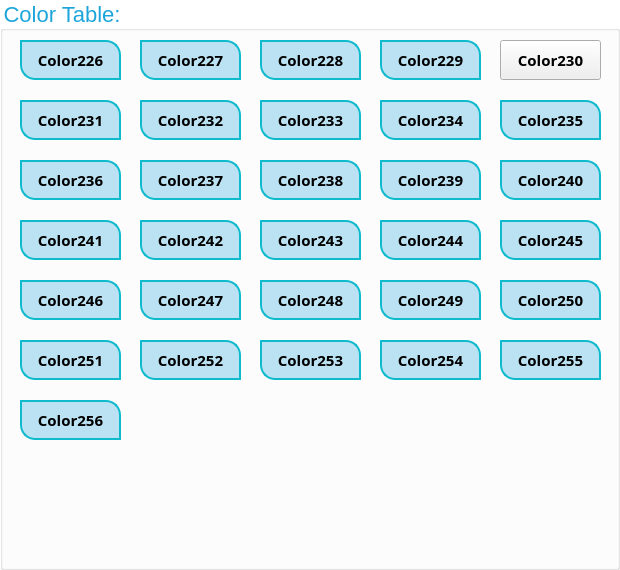
  <widget class="QGroupBox" name="groupBox_6">
   <property name="geometry">
    <rect>
     <x>700</x>
     <y>70</y>
     <width>620</width>
     <height>570</height>
    </rect>
   </property>
   <property name="styleSheet">
    <string notr="true">QGroupBox{
font-size:22px;
color:rgb(29, 165, 219);
background:transparent;
}</string>
   </property>
   <property name="title">
    <string>Color Table:</string>
   </property>
   <widget class="QPushButton" name="pushButtonColor229">
    <property name="geometry">
     <rect>
      <x>380</x>
      <y>40</y>
      <width>101</width>
      <height>40</height>
     </rect>
    </property>
    <property name="font">
     <font>
      <family>Agency FB</family>
      <pointsize>11</pointsize>
      <weight>75</weight>
      <bold>true</bold>
     </font>
    </property>
    <property name="styleSheet">
     <string notr="true">QPushButton{
border:2px solid #0fbacd;
border-top-right-radius: 15px;
border-bottom-left-radius: 15px;
color:rgb(213	,120, 	26);
ont-size:22px;
background:rgba(29, 165, 219, 0.3);
}</string>
    </property>
    <property name="text">
     <string>Color229</string>
    </property>
   </widget>
   <widget class="QPushButton" name="pushButtonColor248">
    <property name="geometry">
     <rect>
      <x>260</x>
      <y>280</y>
      <width>101</width>
      <height>40</height>
     </rect>
    </property>
    <property name="font">
     <font>
      <family>Agency FB</family>
      <pointsize>11</pointsize>
      <weight>75</weight>
      <bold>true</bold>
     </font>
    </property>
    <property name="styleSheet">
     <string notr="true">QPushButton{
border:2px solid #0fbacd;
border-top-right-radius: 15px;
border-bottom-left-radius: 15px;
color:rgb(11	,220, 	51);
ont-size:22px;
background:rgba(29, 165, 219, 0.3);
}</string>
    </property>
    <property name="text">
     <string>Color248</string>
    </property>
   </widget>
   <widget class="QPushButton" name="pushButtonColor256">
    <property name="geometry">
     <rect>
      <x>20</x>
      <y>400</y>
      <width>101</width>
      <height>40</height>
     </rect>
    </property>
    <property name="font">
     <font>
      <family>Agency FB</family>
      <pointsize>11</pointsize>
      <weight>75</weight>
      <bold>true</bold>
     </font>
    </property>
    <property name="styleSheet">
     <string notr="true">QPushButton{
border:2px solid #0fbacd;
border-top-right-radius: 15px;
border-bottom-left-radius: 15px;
color:rgb(83	,164, 	20);
ont-size:22px;
background:rgba(29, 165, 219, 0.3);
}</string>
    </property>
    <property name="text">
     <string>Color256</string>
    </property>
   </widget>
   <widget class="QPushButton" name="pushButtonColor226">
    <property name="geometry">
     <rect>
      <x>20</x>
      <y>40</y>
      <width>101</width>
      <height>40</height>
     </rect>
    </property>
    <property name="font">
     <font>
      <family>Agency FB</family>
      <pointsize>11</pointsize>
      <weight>75</weight>
      <bold>true</bold>
     </font>
    </property>
    <property name="styleSheet">
     <string notr="true">QPushButton{
border:2px solid #0fbacd;
border-top-right-radius: 15px;
border-bottom-left-radius: 15px;
color:rgb(247	,129, 	32);
ont-size:22px;
background:rgba(29, 165, 219, 0.3);
}</string>
    </property>
    <property name="text">
     <string>Color226</string>
    </property>
   </widget>
   <widget class="QPushButton" name="pushButtonColor234">
    <property name="geometry">
     <rect>
      <x>380</x>
      <y>100</y>
      <width>101</width>
      <height>40</height>
     </rect>
    </property>
    <property name="font">
     <font>
      <family>Agency FB</family>
      <pointsize>11</pointsize>
      <weight>75</weight>
      <bold>true</bold>
     </font>
    </property>
    <property name="styleSheet">
     <string notr="true">QPushButton{
border:2px solid #0fbacd;
border-top-right-radius: 15px;
border-bottom-left-radius: 15px;
color:rgb(128	,196, 	40);
ont-size:22px;
background:rgba(29, 165, 219, 0.3);
}</string>
    </property>
    <property name="text">
     <string>Color234</string>
    </property>
   </widget>
   <widget class="QPushButton" name="pushButtonColor244">
    <property name="geometry">
     <rect>
      <x>380</x>
      <y>220</y>
      <width>101</width>
      <height>40</height>
     </rect>
    </property>
    <property name="font">
     <font>
      <family>Agency FB</family>
      <pointsize>11</pointsize>
      <weight>75</weight>
      <bold>true</bold>
     </font>
    </property>
    <property name="styleSheet">
     <string notr="true">QPushButton{
border:2px solid #0fbacd;
border-top-right-radius: 15px;
border-bottom-left-radius: 15px;
color:rgb(47	,248, 	143);
ont-size:22px;
background:rgba(29, 165, 219, 0.3);
}</string>
    </property>
    <property name="text">
     <string>Color244</string>
    </property>
   </widget>
   <widget class="QPushButton" name="pushButtonColor243">
    <property name="geometry">
     <rect>
      <x>260</x>
      <y>220</y>
      <width>101</width>
      <height>40</height>
     </rect>
    </property>
    <property name="font">
     <font>
      <family>Agency FB</family>
      <pointsize>11</pointsize>
      <weight>75</weight>
      <bold>true</bold>
     </font>
    </property>
    <property name="styleSheet">
     <string notr="true">QPushButton{
border:2px solid #0fbacd;
border-top-right-radius: 15px;
border-bottom-left-radius: 15px;
color:rgb(56	,255, 	166);
ont-size:22px;
background:rgba(29, 165, 219, 0.3);
}</string>
    </property>
    <property name="text">
     <string>Color243</string>
    </property>
   </widget>
   <widget class="QPushButton" name="pushButtonColor255">
    <property name="geometry">
     <rect>
      <x>500</x>
      <y>340</y>
      <width>101</width>
      <height>40</height>
     </rect>
    </property>
    <property name="font">
     <font>
      <family>Agency FB</family>
      <pointsize>11</pointsize>
      <weight>75</weight>
      <bold>true</bold>
     </font>
    </property>
    <property name="styleSheet">
     <string notr="true">QPushButton{
border:2px solid #0fbacd;
border-top-right-radius: 15px;
border-bottom-left-radius: 15px;
color:rgb(75	,171, 	20);
ont-size:22px;
background:rgba(29, 165, 219, 0.3);
}</string>
    </property>
    <property name="text">
     <string>Color255</string>
    </property>
   </widget>
   <widget class="QPushButton" name="pushButtonColor240">
    <property name="geometry">
     <rect>
      <x>500</x>
      <y>160</y>
      <width>101</width>
      <height>40</height>
     </rect>
    </property>
    <property name="font">
     <font>
      <family>Agency FB</family>
      <pointsize>11</pointsize>
      <weight>75</weight>
      <bold>true</bold>
     </font>
    </property>
    <property name="styleSheet">
     <string notr="true">QPushButton{
border:2px solid #0fbacd;
border-top-right-radius: 15px;
border-bottom-left-radius: 15px;
color:rgb(56	,255, 	112 );
ont-size:22px;
background:rgba(29, 165, 219, 0.3);
}</string>
    </property>
    <property name="text">
     <string>Color240</string>
    </property>
   </widget>
   <widget class="QPushButton" name="pushButtonColor233">
    <property name="geometry">
     <rect>
      <x>260</x>
      <y>100</y>
      <width>101</width>
      <height>40</height>
     </rect>
    </property>
    <property name="font">
     <font>
      <family>Agency FB</family>
      <pointsize>11</pointsize>
      <weight>75</weight>
      <bold>true</bold>
     </font>
    </property>
    <property name="styleSheet">
     <string notr="true">QPushButton{
border:2px solid #0fbacd;
border-top-right-radius: 15px;
border-bottom-left-radius: 15px;
color:rgb(145	,177, 	40);
ont-size:22px;
background:rgba(29, 165, 219, 0.3);
}</string>
    </property>
    <property name="text">
     <string>Color233</string>
    </property>
   </widget>
   <widget class="QPushButton" name="pushButtonColor232">
    <property name="geometry">
     <rect>
      <x>140</x>
      <y>100</y>
      <width>101</width>
      <height>40</height>
     </rect>
    </property>
    <property name="font">
     <font>
      <family>Agency FB</family>
      <pointsize>11</pointsize>
      <weight>75</weight>
      <bold>true</bold>
     </font>
    </property>
    <property name="styleSheet">
     <string notr="true">QPushButton{
border:2px solid #0fbacd;
border-top-right-radius: 15px;
border-bottom-left-radius: 15px;
color:rgb(162	,158, 	44);
ont-size:22px;
background:rgba(29, 165, 219, 0.3);
}</string>
    </property>
    <property name="text">
     <string>Color232</string>
    </property>
   </widget>
   <widget class="QPushButton" name="pushButtonColor228">
    <property name="geometry">
     <rect>
      <x>260</x>
      <y>40</y>
      <width>101</width>
      <height>40</height>
     </rect>
    </property>
    <property name="font">
     <font>
      <family>Agency FB</family>
      <pointsize>11</pointsize>
      <weight>75</weight>
      <bold>true</bold>
     </font>
    </property>
    <property name="styleSheet">
     <string notr="true">QPushButton{
border:2px solid #0fbacd;
border-top-right-radius: 15px;
border-bottom-left-radius: 15px;
color:rgb(230	,120, 	26);
ont-size:22px;
background:rgba(29, 165, 219, 0.3);
}</string>
    </property>
    <property name="text">
     <string>Color228</string>
    </property>
   </widget>
   <widget class="QPushButton" name="pushButtonColor237">
    <property name="geometry">
     <rect>
      <x>140</x>
      <y>160</y>
      <width>101</width>
      <height>40</height>
     </rect>
    </property>
    <property name="font">
     <font>
      <family>Agency FB</family>
      <pointsize>11</pointsize>
      <weight>75</weight>
      <bold>true</bold>
     </font>
    </property>
    <property name="styleSheet">
     <string notr="true">QPushButton{
border:2px solid #0fbacd;
border-top-right-radius: 15px;
border-bottom-left-radius: 15px;
color:rgb(89	,255, 	58);
ont-size:22px;
background:rgba(29, 165, 219, 0.3);
}</string>
    </property>
    <property name="text">
     <string>Color237</string>
    </property>
   </widget>
   <widget class="QPushButton" name="pushButtonColor245">
    <property name="geometry">
     <rect>
      <x>500</x>
      <y>220</y>
      <width>101</width>
      <height>40</height>
     </rect>
    </property>
    <property name="font">
     <font>
      <family>Agency FB</family>
      <pointsize>11</pointsize>
      <weight>75</weight>
      <bold>true</bold>
     </font>
    </property>
    <property name="styleSheet">
     <string notr="true">QPushButton{
border:2px solid #0fbacd;
border-top-right-radius: 15px;
border-bottom-left-radius: 15px;
color:rgb(38	,241, 	120);
ont-size:22px;
background:rgba(29, 165, 219, 0.3);
}</string>
    </property>
    <property name="text">
     <string>Color245</string>
    </property>
   </widget>
   <widget class="QPushButton" name="pushButtonColor239">
    <property name="geometry">
     <rect>
      <x>380</x>
      <y>160</y>
      <width>101</width>
      <height>40</height>
     </rect>
    </property>
    <property name="font">
     <font>
      <family>Agency FB</family>
      <pointsize>11</pointsize>
      <weight>75</weight>
      <bold>true</bold>
     </font>
    </property>
    <property name="styleSheet">
     <string notr="true">QPushButton{
border:2px solid #0fbacd;
border-top-right-radius: 15px;
border-bottom-left-radius: 15px;
color:rgb(67	,255, 	94);
ont-size:22px;
background:rgba(29, 165, 219, 0.3);
}</string>
    </property>
    <property name="text">
     <string>Color239</string>
    </property>
   </widget>
   <widget class="QPushButton" name="pushButtonColor242">
    <property name="geometry">
     <rect>
      <x>140</x>
      <y>220</y>
      <width>101</width>
      <height>40</height>
     </rect>
    </property>
    <property name="font">
     <font>
      <family>Agency FB</family>
      <pointsize>11</pointsize>
      <weight>75</weight>
      <bold>true</bold>
     </font>
    </property>
    <property name="styleSheet">
     <string notr="true">QPushButton{
border:2px solid #0fbacd;
border-top-right-radius: 15px;
border-bottom-left-radius: 15px;
color:rgb(56	,255, 	148);
ont-size:22px;
background:rgba(29, 165, 219, 0.3);
}</string>
    </property>
    <property name="text">
     <string>Color242</string>
    </property>
   </widget>
   <widget class="QPushButton" name="pushButtonColor230">
    <property name="geometry">
     <rect>
      <x>500</x>
      <y>40</y>
      <width>101</width>
      <height>40</height>
     </rect>
    </property>
    <property name="font">
     <font>
      <family>Agency FB</family>
      <pointsize>11</pointsize>
      <weight>75</weight>
      <bold>true</bold>
     </font>
    </property>
    <property name="styleSheet">
     <string notr="true">QPushButton{
border:2px solid #0fbacd;
border-top-right-radius: 15px;
border-bottom-left-radius: 15px;
color:rgb(196	,120, 	32);
ont-size:22px;
background:rgba(29, 165, 219, 0.3);
}163	,142, 	18</string>
    </property>
    <property name="text">
     <string>Color230</string>
    </property>
   </widget>
   <widget class="QPushButton" name="pushButtonColor241">
    <property name="geometry">
     <rect>
      <x>20</x>
      <y>220</y>
      <width>101</width>
      <height>40</height>
     </rect>
    </property>
    <property name="font">
     <font>
      <family>Agency FB</family>
      <pointsize>11</pointsize>
      <weight>75</weight>
      <bold>true</bold>
     </font>
    </property>
    <property name="styleSheet">
     <string notr="true">QPushButton{
border:2px solid #0fbacd;
border-top-right-radius: 15px;
border-bottom-left-radius: 15px;
color:rgb(56	,255, 	130);
ont-size:22px;
background:rgba(29, 165, 219, 0.3);
}</string>
    </property>
    <property name="text">
     <string>Color241</string>
    </property>
   </widget>
   <widget class="QPushButton" name="pushButtonColor231">
    <property name="geometry">
     <rect>
      <x>20</x>
      <y>100</y>
      <width>101</width>
      <height>40</height>
     </rect>
    </property>
    <property name="font">
     <font>
      <family>Agency FB</family>
      <pointsize>11</pointsize>
      <weight>75</weight>
      <bold>true</bold>
     </font>
    </property>
    <property name="styleSheet">
     <string notr="true">QPushButton{
border:2px solid #0fbacd;
border-top-right-radius: 15px;
border-bottom-left-radius: 15px;
color:rgb(179	,139, 	38);
ont-size:22px;
background:rgba(29, 165, 219, 0.3);
}</string>
    </property>
    <property name="text">
     <string>Color231</string>
    </property>
   </widget>
   <widget class="QPushButton" name="pushButtonColor238">
    <property name="geometry">
     <rect>
      <x>260</x>
      <y>160</y>
      <width>101</width>
      <height>40</height>
     </rect>
    </property>
    <property name="font">
     <font>
      <family>Agency FB</family>
      <pointsize>11</pointsize>
      <weight>75</weight>
      <bold>true</bold>
     </font>
    </property>
    <property name="styleSheet">
     <string notr="true">QPushButton{
border:2px solid #0fbacd;
border-top-right-radius: 15px;
border-bottom-left-radius: 15px;
color:rgb(78	,255, 	76);
ont-size:22px;
background:rgba(29, 165, 219, 0.3);
}</string>
    </property>
    <property name="text">
     <string>Color238</string>
    </property>
   </widget>
   <widget class="QPushButton" name="pushButtonColor249">
    <property name="geometry">
     <rect>
      <x>380</x>
      <y>280</y>
      <width>101</width>
      <height>40</height>
     </rect>
    </property>
    <property name="font">
     <font>
      <family>Agency FB</family>
      <pointsize>11</pointsize>
      <weight>75</weight>
      <bold>true</bold>
     </font>
    </property>
    <property name="styleSheet">
     <string notr="true">QPushButton{
border:2px solid #0fbacd;
border-top-right-radius: 15px;
border-bottom-left-radius: 15px;
color:rgb(23	,213, 	28);
ont-size:22px;
background:rgba(29, 165, 219, 0.3);
}</string>
    </property>
    <property name="text">
     <string>Color249</string>
    </property>
   </widget>
   <widget class="QPushButton" name="pushButtonColor227">
    <property name="geometry">
     <rect>
      <x>140</x>
      <y>40</y>
      <width>101</width>
      <height>40</height>
     </rect>
    </property>
    <property name="font">
     <font>
      <family>Agency FB</family>
      <pointsize>11</pointsize>
      <weight>75</weight>
      <bold>true</bold>
     </font>
    </property>
    <property name="styleSheet">
     <string notr="true">QPushButton{
border:2px solid #0fbacd;
border-top-right-radius: 15px;
border-bottom-left-radius: 15px;
color:rgb(247	,120, 	26);
ont-size:22px;
background:rgba(29, 165, 219, 0.3);
}</string>
    </property>
    <property name="text">
     <string>Color227</string>
    </property>
   </widget>
   <widget class="QPushButton" name="pushButtonColor250">
    <property name="geometry">
     <rect>
      <x>500</x>
      <y>280</y>
      <width>101</width>
      <height>40</height>
     </rect>
    </property>
    <property name="font">
     <font>
      <family>Agency FB</family>
      <pointsize>11</pointsize>
      <weight>75</weight>
      <bold>true</bold>
     </font>
    </property>
    <property name="styleSheet">
     <string notr="true">QPushButton{
border:2px solid #0fbacd;
border-top-right-radius: 15px;
border-bottom-left-radius: 15px;
color:rgb(35	,206, 	20);
ont-size:22px;
background:rgba(29, 165, 219, 0.3);
}</string>
    </property>
    <property name="text">
     <string>Color250</string>
    </property>
   </widget>
   <widget class="QPushButton" name="pushButtonColor236">
    <property name="geometry">
     <rect>
      <x>20</x>
      <y>160</y>
      <width>101</width>
      <height>40</height>
     </rect>
    </property>
    <property name="font">
     <font>
      <family>Agency FB</family>
      <pointsize>11</pointsize>
      <weight>75</weight>
      <bold>true</bold>
     </font>
    </property>
    <property name="styleSheet">
     <string notr="true">QPushButton{
border:2px solid #0fbacd;
border-top-right-radius: 15px;
border-bottom-left-radius: 15px;
color:rgb(100	,252, 	40);
ont-size:22px;
background:rgba(29, 165, 219, 0.3);
}</string>
    </property>
    <property name="text">
     <string>Color236</string>
    </property>
   </widget>
   <widget class="QPushButton" name="pushButtonColor252">
    <property name="geometry">
     <rect>
      <x>140</x>
      <y>340</y>
      <width>101</width>
      <height>40</height>
     </rect>
    </property>
    <property name="font">
     <font>
      <family>Agency FB</family>
      <pointsize>11</pointsize>
      <weight>75</weight>
      <bold>true</bold>
     </font>
    </property>
    <property name="styleSheet">
     <string notr="true">QPushButton{
border:2px solid #0fbacd;
border-top-right-radius: 15px;
border-bottom-left-radius: 15px;
color:rgb(51	,192, 	13);
ont-size:22px;
background:rgba(29, 165, 219, 0.3);
}</string>
    </property>
    <property name="text">
     <string>Color252</string>
    </property>
   </widget>
   <widget class="QPushButton" name="pushButtonColor246">
    <property name="geometry">
     <rect>
      <x>20</x>
      <y>280</y>
      <width>101</width>
      <height>40</height>
     </rect>
    </property>
    <property name="font">
     <font>
      <family>Agency FB</family>
      <pointsize>11</pointsize>
      <weight>75</weight>
      <bold>true</bold>
     </font>
    </property>
    <property name="styleSheet">
     <string notr="true">QPushButton{
border:2px solid #0fbacd;
border-top-right-radius: 15px;
border-bottom-left-radius: 15px;
color:rgb(29	,234, 	97);
ont-size:22px;
background:rgba(29, 165, 219, 0.3);
}</string>
    </property>
    <property name="text">
     <string>Color246</string>
    </property>
   </widget>
   <widget class="QPushButton" name="pushButtonColor251">
    <property name="geometry">
     <rect>
      <x>20</x>
      <y>340</y>
      <width>101</width>
      <height>40</height>
     </rect>
    </property>
    <property name="font">
     <font>
      <family>Agency FB</family>
      <pointsize>11</pointsize>
      <weight>75</weight>
      <bold>true</bold>
     </font>
    </property>
    <property name="styleSheet">
     <string notr="true">QPushButton{
border:2px solid #0fbacd;
border-top-right-radius: 15px;
border-bottom-left-radius: 15px;
color:rgb(47	,199, 	16);
ont-size:22px;
background:rgba(29, 165, 219, 0.3);
}</string>
    </property>
    <property name="text">
     <string>Color251</string>
    </property>
   </widget>
   <widget class="QPushButton" name="pushButtonColor254">
    <property name="geometry">
     <rect>
      <x>380</x>
      <y>340</y>
      <width>101</width>
      <height>40</height>
     </rect>
    </property>
    <property name="font">
     <font>
      <family>Agency FB</family>
      <pointsize>11</pointsize>
      <weight>75</weight>
      <bold>true</bold>
     </font>
    </property>
    <property name="styleSheet">
     <string notr="true">QPushButton{
border:2px solid #0fbacd;
border-top-right-radius: 15px;
border-bottom-left-radius: 15px;
color:rgb(67	,178, 	20);
ont-size:22px;
background:rgba(29, 165, 219, 0.3);
}</string>
    </property>
    <property name="text">
     <string>Color254</string>
    </property>
   </widget>
   <widget class="QPushButton" name="pushButtonColor235">
    <property name="geometry">
     <rect>
      <x>500</x>
      <y>100</y>
      <width>101</width>
      <height>40</height>
     </rect>
    </property>
    <property name="font">
     <font>
      <family>Agency FB</family>
      <pointsize>11</pointsize>
      <weight>75</weight>
      <bold>true</bold>
     </font>
    </property>
    <property name="styleSheet">
     <string notr="true">QPushButton{
border:2px solid #0fbacd;
border-top-right-radius: 15px;
border-bottom-left-radius: 15px;
color:rgb(111	,215, 	40);
ont-size:22px;
background:rgba(29, 165, 219, 0.3);
}</string>
    </property>
    <property name="text">
     <string>Color235</string>
    </property>
   </widget>
   <widget class="QPushButton" name="pushButtonColor253">
    <property name="geometry">
     <rect>
      <x>260</x>
      <y>340</y>
      <width>101</width>
      <height>40</height>
     </rect>
    </property>
    <property name="font">
     <font>
      <family>Agency FB</family>
      <pointsize>11</pointsize>
      <weight>75</weight>
      <bold>true</bold>
     </font>
    </property>
    <property name="styleSheet">
     <string notr="true">QPushButton{
border:2px solid #0fbacd;
border-top-right-radius: 15px;
border-bottom-left-radius: 15px;
color:rgb(59	,185, 	20);
ont-size:22px;
background:rgba(29, 165, 219, 0.3);
}</string>
    </property>
    <property name="text">
     <string>Color253</string>
    </property>
   </widget>
   <widget class="QPushButton" name="pushButtonColor247">
    <property name="geometry">
     <rect>
      <x>140</x>
      <y>280</y>
      <width>101</width>
      <height>40</height>
     </rect>
    </property>
    <property name="font">
     <font>
      <family>Agency FB</family>
      <pointsize>11</pointsize>
      <weight>75</weight>
      <bold>true</bold>
     </font>
    </property>
    <property name="styleSheet">
     <string notr="true">QPushButton{
border:2px solid #0fbacd;
border-top-right-radius: 15px;
border-bottom-left-radius: 15px;
color:rgb(20	,227, 	74);
ont-size:22px;
background:rgba(29, 165, 219, 0.3);
}</string>
    </property>
    <property name="text">
     <string>Color247</string>
    </property>
   </widget>
  </widget>
